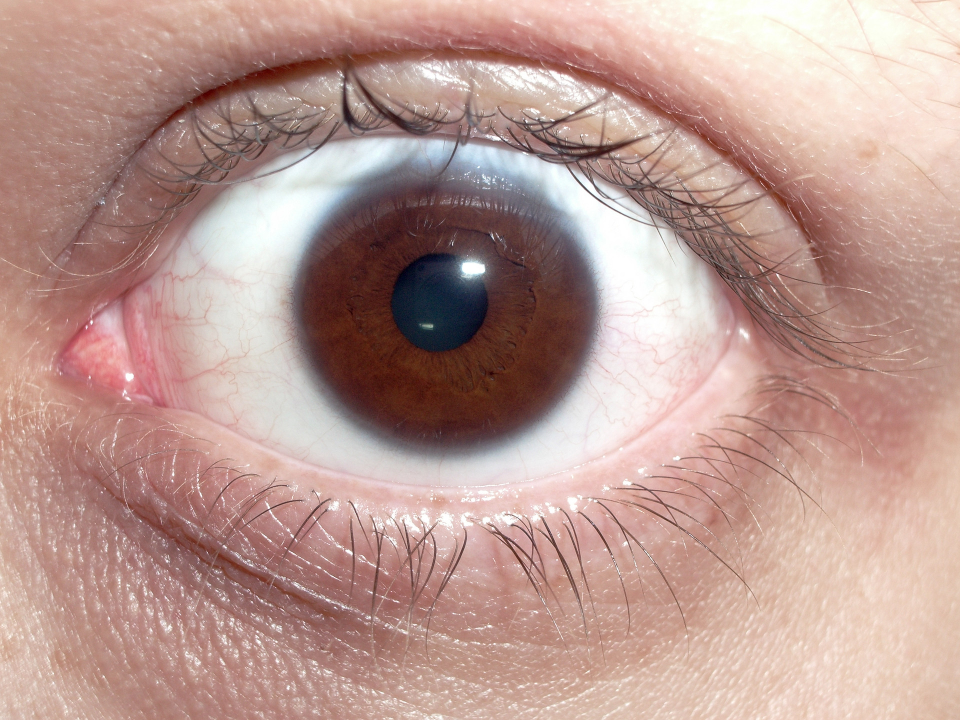
%> input picture images/iris1.jpg, 1920 x 1440 px (shown at 1/2 size)
$ octave hough_transform_proper.m   (GNU Octave 9; MATLAB toolbox functions it lacks are replaced by stand-ins)
%> lines starting %> are read from the running program, lines starting %| are printed output that depends on the picture
%> further down, img is the input picture: size 1440x1920x3 uint8; mean R, G, B 186.2, 153.4, 145.8
### decrease_resolution.m
function [outImage] = decrease_resolution(inImage, resize_factor)
%> called with resize_factor = 0.5

    outImage = imresize(inImage, resize_factor);
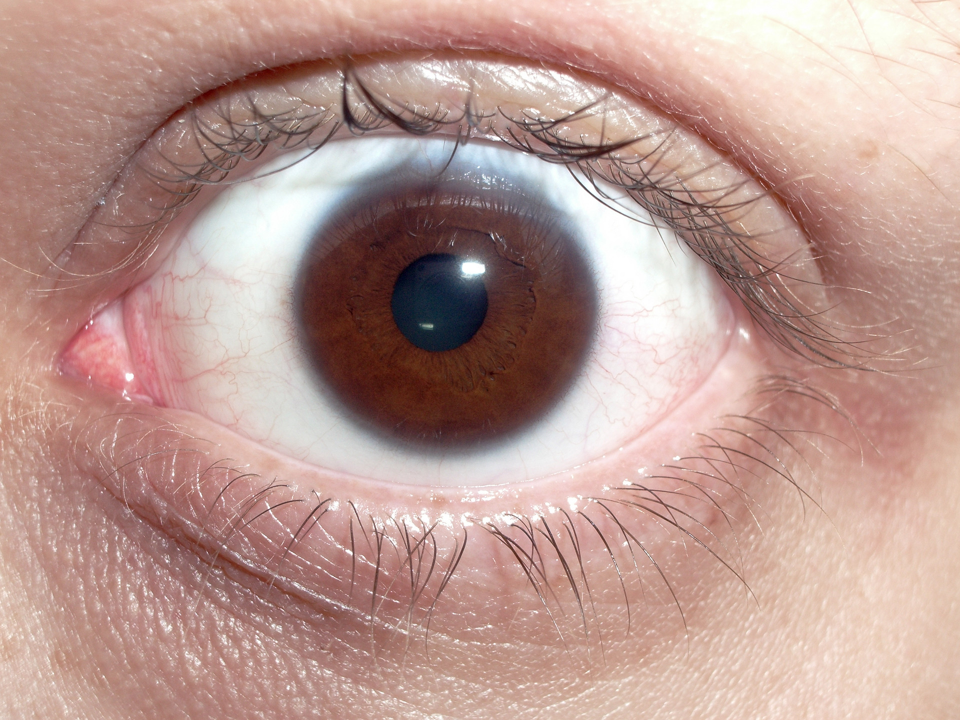
%> outImage: size 720x960x3 uint8; mean R, G, B 186.2, 153.4, 145.8

### detect_edges.m
function [outImage, shift] = detect_edges(inImage, filter_len, rgb2gray_true, sigma, filter_ratio)
%> called with filter_len = 4, rgb2gray_true = true

    Gh = [-ones(1, filter_len), 0, ones(1, filter_len)];
    Gv = Gh';

    if rgb2gray_true == true
        img_gray = rgb2gray(inImage);
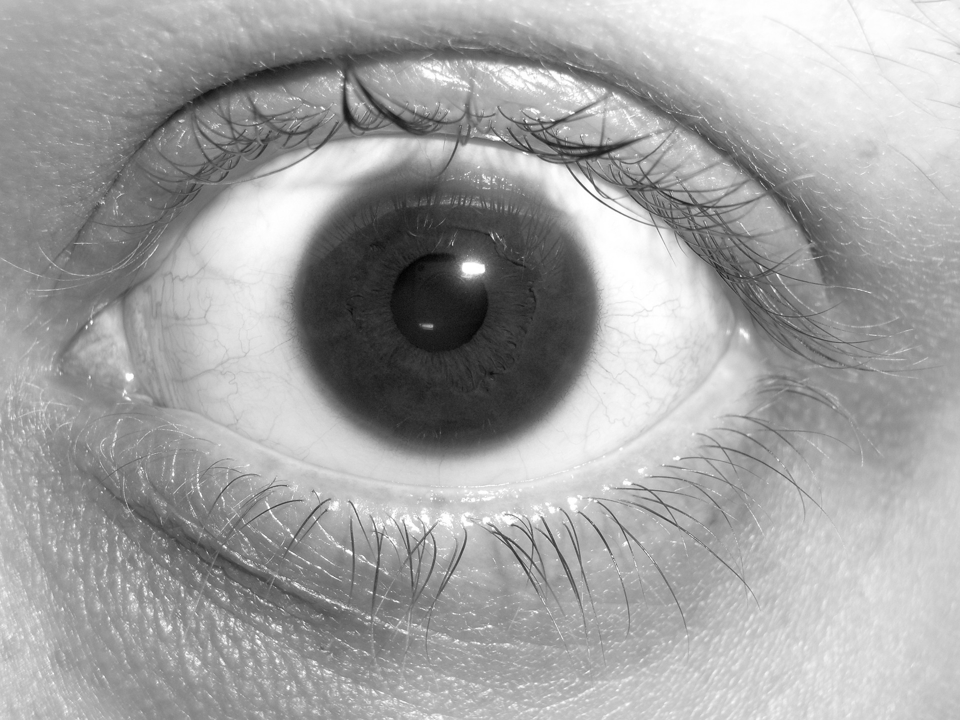
%> img_gray: size 720x960 uint8; min 3, max 255, mean 162.3
    else
        img_gray = inImage;
    end

    img_gray = im2double(img_gray);
%> img_gray: size 720x960 double

    % figure(100)
    % imshow(img_gray)

%> the run ends on the next line
    filtersize = filter_ratio * sigma;
    kernel = fspecial("gaussian", filtersize, sigma);
    image = imfilter(img_gray, kernel, 'conv', 'replicate');
    % [9 lines of commented-out code are left out]
    horizontal = conv2(double(image), Gh, 'same');
    vertical = conv2(double(image), Gv, 'same');

    % [5 lines of commented-out code are left out]

    horizontal = horizontal .* horizontal;
    vertical = vertical .* vertical;

    result = horizontal + vertical;
    result = sqrt(result);

    % Wycinanie obszaru brzegowego
    [rows, cols, ~] = size(result);
    border_width = filter_len+1;
    result = imcrop(result, [border_width border_width cols-(2*border_width) rows-(2*border_width)]);

    % Obliczanie przesunięcia
    shift = [border_width, border_width];

    outImage = result;
end

### hough_transform_proper.m
close all;
clear all;

img = imread("images/iris1.jpg");
img_dec = decrease_resolution(img, 0.5);
% img = generate_Aeye(130, 130*0.3, 600, 400);

% figure(1)
% imshow(img)

[img_edges, shift] = detect_edges(img_dec, 4, true);

$ run again, with images/iris2.jpg copied over images/iris1.jpg
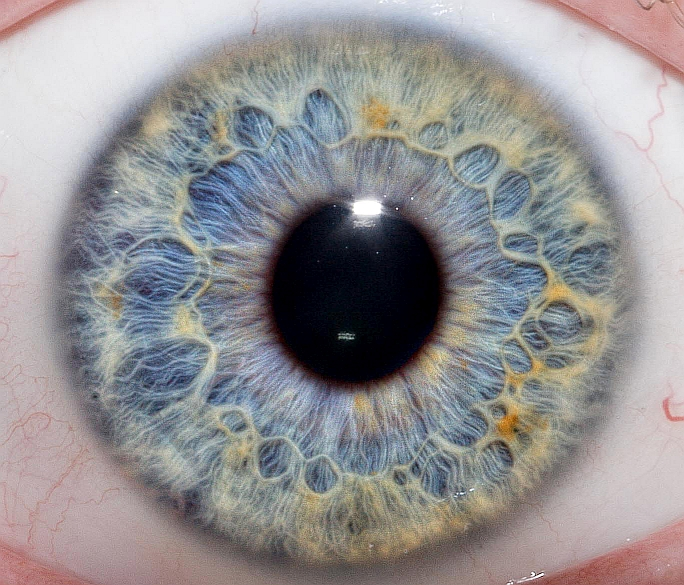
%> input picture images/iris2.jpg, 684 x 585 px
%> img is the input picture: size 585x684x3 uint8; mean R, G, B 148.3, 145.8, 147.2
%> in detect_edges, `img_gray = rgb2gray(inImage);`:
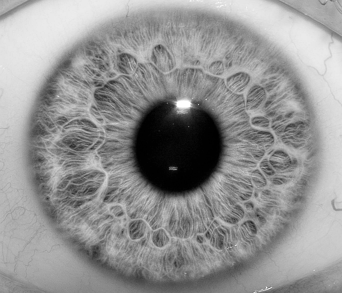
%> img_gray: size 293x342 uint8; min 0, max 255, mean 146.7
